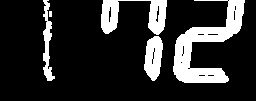
#> input picture code/temp/image1_DP.jpg, 256 x 101 px
$ python -i helper_functions.py   (imports and definitions only)
#> lines starting #> are read from the running program, lines starting #| are printed output that depends on the picture; after the words box and inside, x2 and y2 are one past the last pixel; in counts of white or black regions, pixels touching at a corner belong together
#!/usr/bin/env python3
# -*- coding: utf-8 -*-

"""
Script for helper functions required to transcribe the images
1. adjust_gamma(): Performs gamma correction on input image
2. imgs_to_array(): Converts each image in folder into a numpy array & concatenates them
3. get_lcd(): Takes input image filename & extracts binary thresholded single monitor BP LCD frames from it
@author: skulk26
"""
import numpy as np
import cv2
from PIL import Image

def adjust_gamma(image, gamma=1.0):
        """
        Credit: https://stackoverflow.com/questions/33322488/how-to-change-image-illumination-in-opencv-python
        Parameters:
            image: A grayscale image (NxM int array in [0, 255]
            gamma: A positive float. If gamma<1 the image is darken / if gamma>1 the image is enlighten / if gamma=1 nothing happens.
        Returns: the enlighten/darken version of image
        """
        invGamma = 1.0 / gamma
        table = np.array([((i / 255.0) ** invGamma) * 255 for i in np.arange(0, 256)])
        return cv2.LUT(image.astype(np.uint8), table.astype(np.uint8))

def imgs_to_array(filenames, src_folder):
    """
    Function resizes input single monitor images into chosen image size((180 X 80) in paper, and converts into array
    by reshaping into a (180 x 80 x 1) size array for every image.
    """
    X = []
    for fname in filenames:
        ID =  src_folder + "%s" % (fname)
        img = Image.open(ID)
        img=img.resize((180,80))
        img = np.array(img)
        img = img.reshape((img.shape[0],img.shape[1],1))
        print(img.shape[0],img.shape[1])
        X.append(img)
    X = np.asarray(X)
    return X

def get_lcd(fname):
#> called with fname = 'temp/image1_DP.jpg'
    image=cv2.imread(fname)
#> image is the input picture: shape (101, 256, 3); min 0, max 255, mean 44.2
    #Preprocess image under test
    if image is not None:
        #Convert image to grayscale
        gray = cv2.cvtColor(image, cv2.COLOR_BGR2GRAY)
        #Apply bilateral filter for smoothing test image(noise reduction), while preserving edges
        blurred = cv2.bilateralFilter(gray, 11, 11, 11)
        #Apply gamma correction to adjust image illumination
        gamma = adjust_gamma(blurred, gamma=0.7)
        #Apply adaptive thresholding with a mean neighborhood threshold calculation as image may have varying illuniation
        adt_thresh=cv2.adaptiveThreshold(gamma,255,cv2.ADAPTIVE_THRESH_MEAN_C,cv2.THRESH_BINARY,11,2)
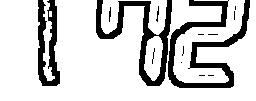
#> adt_thresh: shape (101, 256); 80.8% white; 14 black regions (9 under 20 px), largest, box (x1, y1, x2, y2) and area: (168, 0, 250, 88) 2071, (96, 0, 172, 86) 1672, (38, 0, 60, 86) 1112, (156, 6, 159, 22) 22, (109, 7, 111, 22) 21
        #Erode thresholded image using a 3x3 rectangular kernel
        kernel=cv2.getStructuringElement(cv2.MORPH_RECT,(3,3))
        eroded=cv2.erode(adt_thresh, kernel)
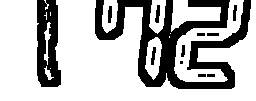
#> eroded: shape (101, 256); 72.2% white; 12 black regions (1 under 20 px), largest, box (x1, y1, x2, y2) and area: (95, 0, 251, 89) 5232, (37, 0, 61, 87) 1577, (155, 5, 160, 23) 64
        #Invert image to find contours in image
        inverse=cv2.bitwise_not(eroded)
#> inverse: shape (101, 256); 27.8% white; 12 white regions (1 under 20 px)
        contours, _ = cv2.findContours(inverse.copy(), cv2.RETR_LIST, cv2.CHAIN_APPROX_NONE)
#> contours = 22 contours, 11 with area under 20; largest, box (x1, y1, x2, y2) and area: (95, 0, 251, 89) 5174, (37, 0, 61, 87) 1680, (144, 36, 163, 81) 550, (43, 21, 52, 66) 176, (43, 65, 55, 81) 72
        bp_cnt = []
        d=image.copy()
        for contour in contours:
            x,y,w,h=cv2.boundingRect(contour)
            cv2.rectangle(d,(x,y),(x+w,y+h),(255,0,0),2)
            aspect_ratio=w/h
            size=w*h
            if 0.95<= aspect_ratio<=1.5 and 20000<= size <80000:# and int(aspect_ratio)!=int(prevb):
                bp_cnt.append(contour)
                coord=int(str(x)[:2])
                prevb=aspect_ratio
#> this loop made 22 passes
#> (x, y, w, h, aspect_ratio, size) on passes 1, 2, 4, 5, 6, 7, 8, 9, 10, 11, 13, 14: (207, 74, 8, 3, 2.67, 24), (198, 74, 8, 3, 2.67, 24), (43, 65, 12, 16, 0.75, 192), (180, 61, 3, 3, 1, 9), (151, 47, 5, 18, 0.278, 90), (181, 45, 4, 12, 0.333, 48), (144, 36, 19, 45, 0.422, 855), (168, 35, 3, 4, 0.75, 12), (207, 33, 12, 3, 4, 36), (197, 33, 8, 3, 2.67, 24), (43, 21, 9, 45, 0.2, 405), (49, 11, 3, 6, 0.5, 18)
#> (contour, x, y, w, h, aspect_ratio, size) on passes 3, 12, 20: ([[49, 68], [50, 67], [51, 68], [50, 69]], 49, 67, 3, 3, 1, 9), ([[169, 33], [170, 32], [171, 33], [170, 34]], 169, 32, 3, 3, 1, 9), ([[45, 3], [46, 2], [47, 3], [46, 4]], 45, 2, 3, 3, 1, 9)
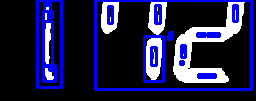
#> d: shape (101, 256, 3); 15.12% of pixels changed, all inside (x1, y1, x2, y2) = (36, 0, 253, 91)
#> after the loop, bp_cnt = []
        if bp_cnt!=[]:
            #print(fname)
            cnt2=max(bp_cnt, key=cv2.contourArea)
            x,y,w,h=cv2.boundingRect(cnt2)
            #print("BP",x,y,w,h,w*h,w/h, cv2.contourArea(cnt2))
            upper_left = (int(w / 8), int(h / 16))
            bottom_right = (int(w * 7 / 8), int(h * 15 / 16))
            frame=inverse[y:y+h, x:x+w]
            mask=cv2.rectangle(frame.copy(), upper_left, bottom_right, (0, 0, 0),-1)
            final_img=frame-mask
            return final_img
    else:
        print("Image not found")
        return None

>>> result = get_lcd('temp/image1_DP.jpg')
